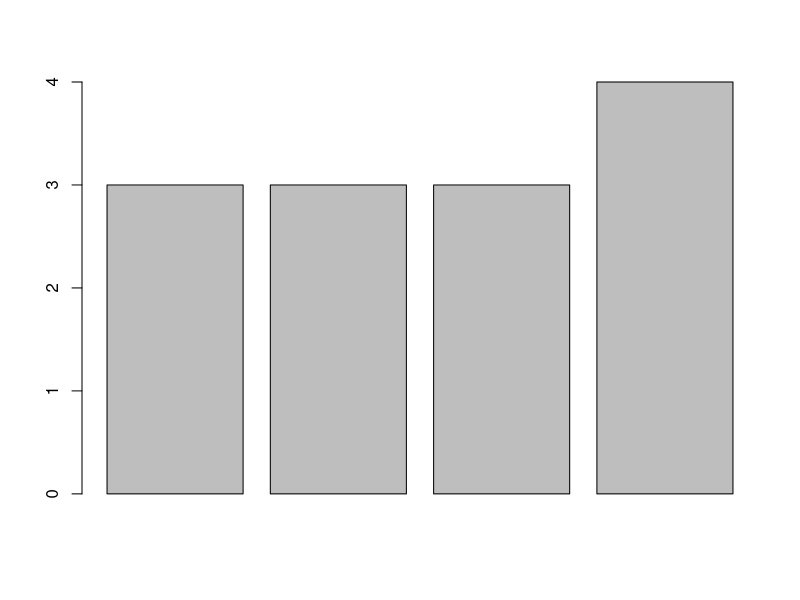
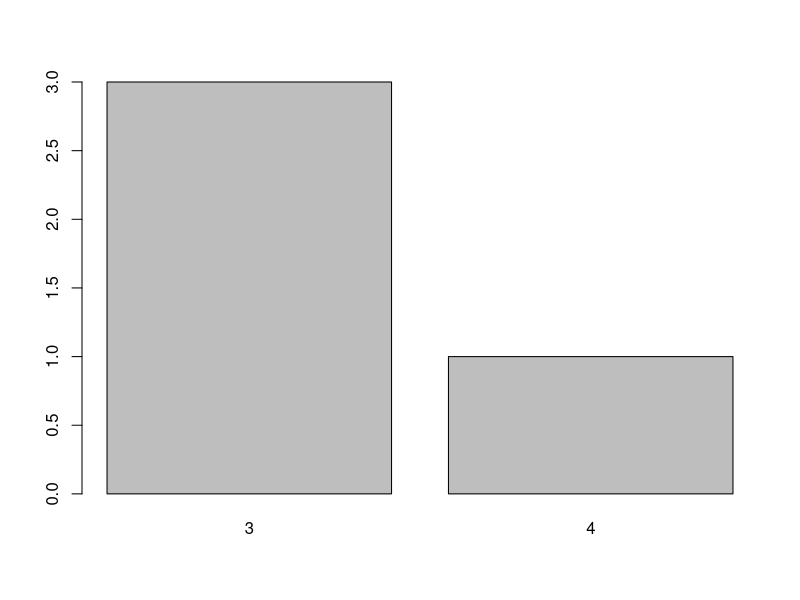
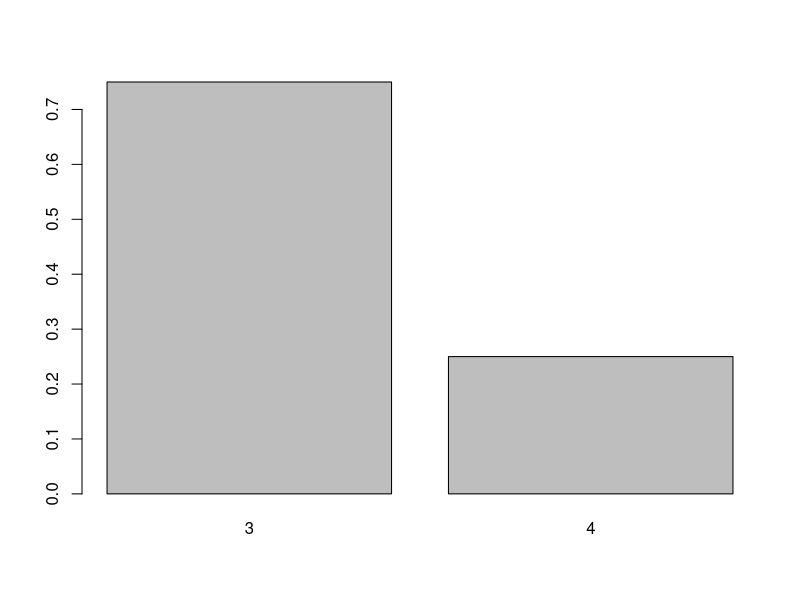

Reproduce these figures in R, in order.
# x <- scan()

x <- c(3, 3, 3,4)

barplot(x) # 
table(x)
barplot(table(x))
barplot(table(x)/length(x))
table(x)/length(x)